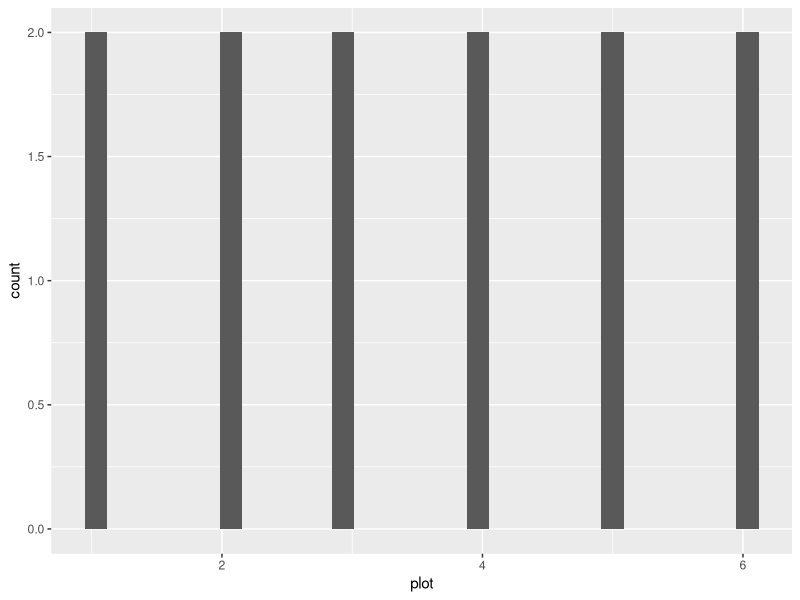
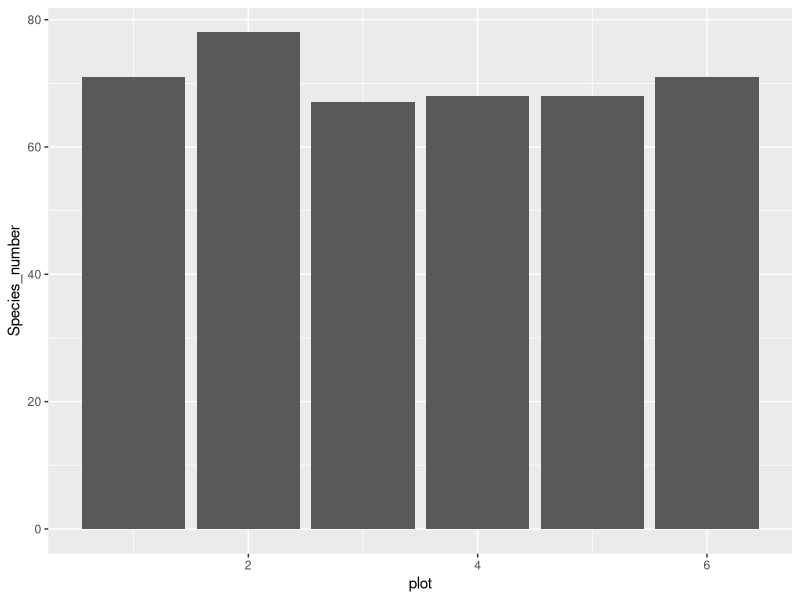
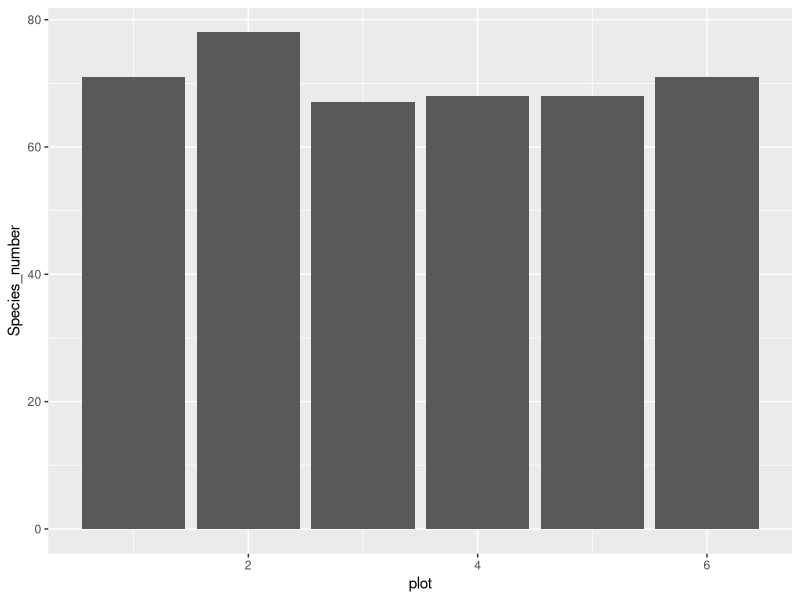
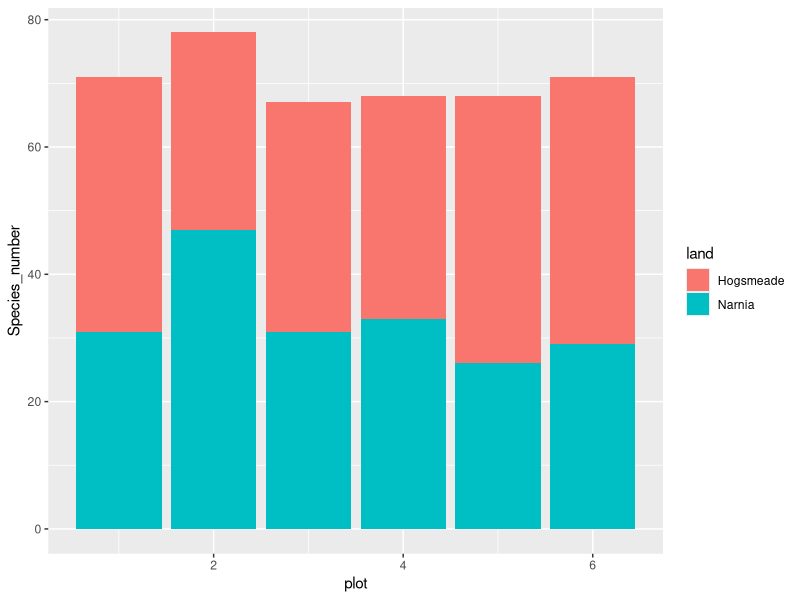
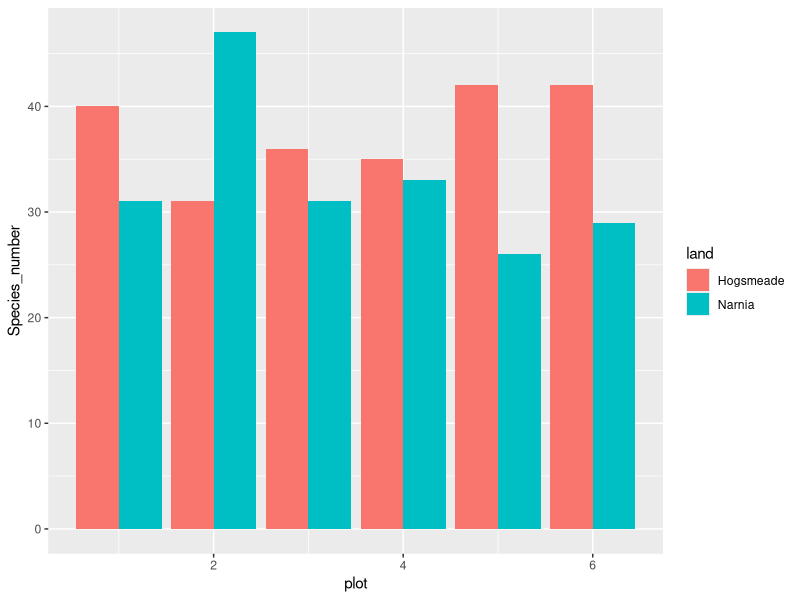
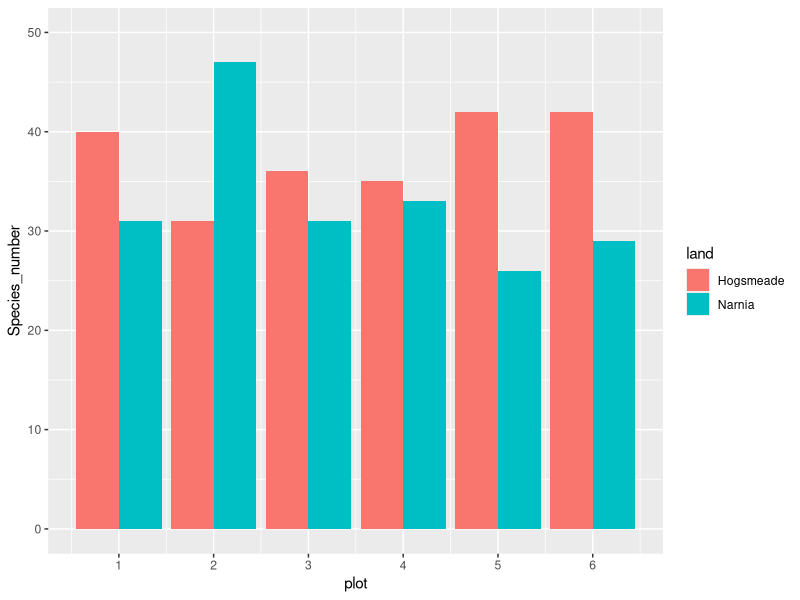
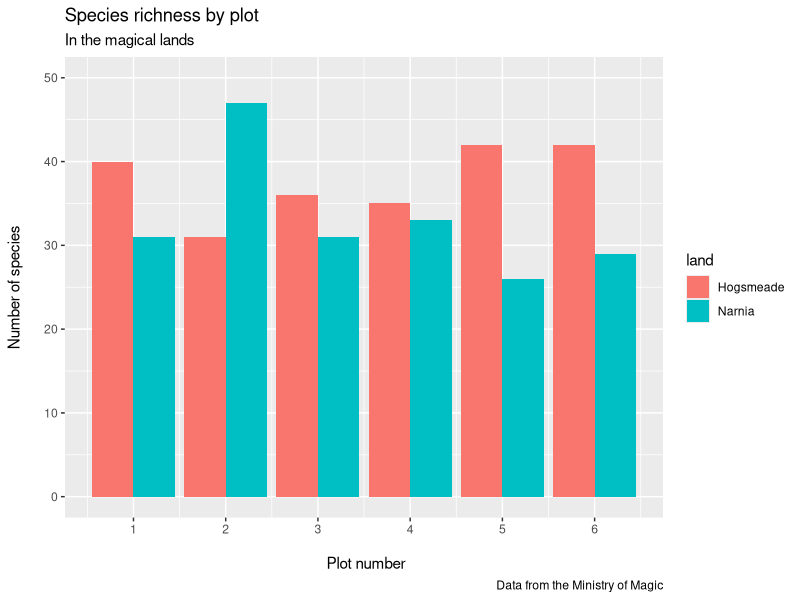
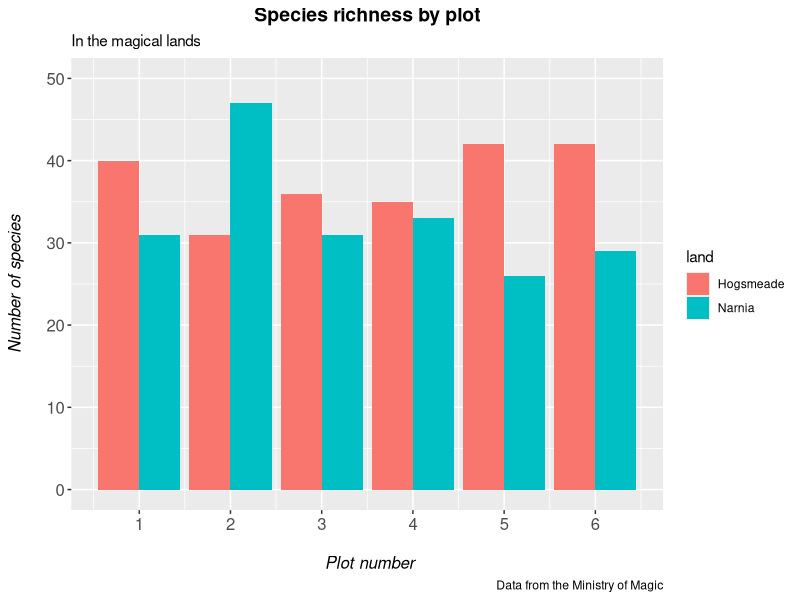

Write R code to recreate these figures, in order.
#####################################################################################################

#### Mark Farrell's trials and tribulations with Coding Club's Data Viz part 2 ######################

#### mark.farrell@csiro.au        +61 8 8303 8664         25/04/2020 ################################

#### Their webpage is here: https://ourcodingclub.github.io/tutorials/datavis/ ######################

#####################################################################################################


### Set working directory
setwd("~/DATASCHOOL/r-learning/CC_course_stream2/03_Data_vis_2/")


### Install packages as needed



### Load packages

library(dplyr)
library(ggplot2)


## Import data
magic_veg <- read.csv("magic_veg.csv")
str(magic_veg)


#### STARTING WITH HISTOGRAMS

species_counts <- magic_veg %>% 
  group_by(land, plot) %>% 
  summarise(Species_number = length(unique(species)))

(hist <- ggplot(species_counts, aes(x = plot)) +
                  geom_histogram()
  )

# well, that's pretty crappy
# This is the common way of making a histogram, when you have one observation per row and the histogram 
# tallies them for you. But you can immediately see that it doesn’t look right, because we are working 
# with summarised data. You therefore need to tell R that you already know how many species are in each plot. 
# You do that by specifying the stat argument

(hist <- ggplot(species_counts, aes(x = plot, y = Species_number)) +
    geom_histogram(stat = "identity")
)

# `geom_col` would do the same thing:
(hist_col <- ggplot(species_counts, aes(x = plot, y = Species_number)) +
    geom_col()
  )

# That looks a bit better, but it still seems to have far too many species. That’s because plots from 
# each fictitious land are being grouped together. We can separate them by introducing a colour code, 
# and make a stacked bar plot like this:

(hist_stack1 <- ggplot(species_counts, aes(x = plot, y = Species_number, fill = land)) +
    geom_histogram(stat = "identity")
)

# Still  pretty useless graph... Use `dodge` to put them where they belong

(hist_side1 <- ggplot(species_counts, aes(x = plot, y = Species_number, fill = land)) +
    geom_histogram(stat = "identity", position = "dodge")
)

# Now to make it a bit prettier
# Note how our figure only shows plot numbers 2, 4, and 6. If you want the axis to display every plot number, 
# 1 - 6, you can run the following code using breaks = c(1,2,3,4,5,6) or using breaks = 1:6. We can also specify 
# the limits of the plot axes - running the code below, you’ll be able to see that the limit of the y axis now 
# extends to the value of 50! This helps us keep all our data within the axis labels that we have, in terms of 
# the visualisation!

(hist_side2 <- ggplot(species_counts, aes(x = plot, y = Species_number, fill = land)) +
    geom_histogram(stat = "identity", position = "dodge") +
    scale_x_continuous(breaks = c(1,2,3,4,5,6)) +
    scale_y_continuous(limits = c(0, 50))
)

# Time for labels and such

(hist_side2 <- ggplot(species_counts, aes(x = plot, y = Species_number, fill = land)) +
    geom_histogram(stat = "identity", position = "dodge") +
    scale_x_continuous(breaks = c(1,2,3,4,5,6)) +
    scale_y_continuous(limits = c(0, 50)) +
    labs(title = "Species richness by plot",
         subtitle = "In the magical lands",
         caption = "Data from the Ministry of Magic",
         x = "\n Plot number",
         y = "Number of species\n")
)

# Moar control with "themes"
(hist_side2 <- ggplot(species_counts, aes(x = plot, y = Species_number, fill = land)) +
    geom_histogram(stat = "identity", position = "dodge") +
    scale_x_continuous(breaks = c(1,2,3,4,5,6)) +
    scale_y_continuous(limits = c(0, 50)) +
    labs(title = "Species richness by plot",
         subtitle = "In the magical lands",
         caption = "Data from the Ministry of Magic",
         x = "\n Plot number",
         y = "Number of species\n") +
    theme(axis.text = element_text(size = 12), 
          axis.title = element_text(size = 12, face = "italic"), 
          plot.title = element_text(size = 14, hjust = 0.5, face = "bold"))
)

# Fix the horrid default background
(hist_side2 <- ggplot(species_counts, aes(x = plot, y = Species_number, fill = land)) +
    geom_histogram(stat = "identity", position = "dodge") +
    scale_x_continuous(breaks = c(1,2,3,4,5,6)) +
    scale_y_continuous(limits = c(0, 50)) +
    labs(title = "Species richness by plot",
         subtitle = "In the magical lands",
         caption = "Data from the Ministry of Magic",
         x = "\n Plot number",
         y = "Number of species\n") +
    theme_bw() +
    theme(panel.grid = element_blank(),
          axis.text = element_text(size = 12), 
          axis.title = element_text(size = 12, face = "italic"), 
          plot.title = element_text(size = 14, hjust = 0.5, face = "bold"))
)

# Legend and colours
(hist_side2 <- ggplot(species_counts, aes(x = plot, y = Species_number, fill = land)) +
    geom_histogram(stat = "identity", position = "dodge") +
    scale_x_continuous(breaks = c(1,2,3,4,5,6)) +
    scale_y_continuous(limits = c(0, 50)) +
    scale_fill_manual(values = c("rosybrown1", "#deebf7"),     # specifying the colours
                      name = "Land of Magic") +                # specifying title of legend
    labs(title = "Species richness by plot",
         x = "\n Plot number",
         y = "Number of species\n") +
    theme_bw() +
    theme(panel.grid = element_blank(),
          axis.text = element_text(size = 12), 
          axis.title = element_text(size = 12, face = "italic"), 
          plot.title = element_text(size = 14, hjust = 0.5, face = "bold"),
          plot.margin = unit(c(0.5,0.5,0.5,0.5), units = , "cm"), 
          legend.title = element_text(face = "bold"),
          legend.position = "bottom", 
          legend.box.background = element_rect(color = "grey", size = 0.3))
)

# Better labels - note you need to match the order with how the data are actually presented
(hist_side2 <- ggplot(species_counts, aes(x = plot, y = Species_number, fill = land)) +
    geom_histogram(stat = "identity", position = "dodge") +
    scale_x_continuous(breaks = c(1,2,3,4,5,6)) +
    scale_y_continuous(limits = c(0, 50)) +
    scale_fill_manual(values = c("rosybrown1", "#deebf7"),     # specifying the colours
                      labels = c("HOGSMEADE", "NARNIA"),       # changing the site labels
                      name = "Land of Magic") +                # specifying title of legend
    labs(title = "Species richness by plot",
         x = "\n Plot number",
         y = "Number of species\n") +
    theme_bw() +
    theme(panel.grid = element_blank(),
          axis.text = element_text(size = 12), 
          axis.title = element_text(size = 12, face = "italic"), 
          plot.title = element_text(size = 14, hjust = 0.5, face = "bold"),
          plot.margin = unit(c(0.5,0.5,0.5,0.5), units = , "cm"), 
          legend.title = element_text(face = "bold"),
          legend.position = "bottom", 
          legend.box.background = element_rect(color = "grey", size = 0.3))
)

ggsave( "images/magical-sp-rich-hist.png", plot = hist_side2, width = 7, height = 5, dpi = 300)


#### COLOUR PALETTES
# A more advanced use of colour palettes is to create one linked to your factor levels. This is great when you 
# work on a project that will have multiple figures, and you want the colour-coding to be consistent across the 
# board. Linking colours specifically to factor levels ensures that if a factor is dropped from a data frame, 
# the corresponding colour will be dropped from the resulting plot, too, instead of being reassigned to the next 
# available factor level.

# Here with only two magical lands, you could easily keep track of the colours, but imagine if you had 10 different 
# lands! Let’s create a fake dataframe of values for more magical lands, and see the power of this approach.

# I suspect this will be the starting point for many a script dealing with categoricals...
# For continuous we know about `scale_colour_gradient()`...

## Make some more magical lands by forming two vectors. NB must be in order if doing this for real
land <- factor(c("Narnia", "Hogsmeade", "Westeros", "The Shire", "Mordor", "Forbidden Forest", "Oz"))
counts <- as.numeric(c(55, 48, 37, 62, 11, 39, 51))

## Grab the vectors into a dataframe
more_magic <- data.frame(land, counts)

## Check how many factors there are - we'll need as many colours as factors
length(levels(more_magic$land))
# That'll be 7!

## CREATE THE COLOUR PALETTE

magic.palette <- c("#698B69", "#5D478B", "#5C5C5C", "#CD6090", "#EEC900", "#5F9EA0", "#6CA6CD") #Defining colours
names(magic.palette) <- levels(more_magic$land) #linking factor names to colours - must be in correct order

## Draw a bar chart
(hist <- ggplot(more_magic, aes(x = land, y = counts, fill = land)) +
    geom_histogram(stat = "identity", position = "dodge") + 
    scale_y_continuous(limits = c(0, 65)) +
    scale_fill_manual(values = magic.palette,                        # using our palette here
                      name = "Land of Magic") +                      # Title of legend
    labs(title = "Species richness in magical lands", 
         x = "", y = "Number of species \n") + 
    theme_bw() +
    theme(panel.grid = element_blank(), 
          axis.text = element_text(size = 12), 
          axis.text.x = element_text(angle = 45, hjust = 1), 
          axis.title = element_text(size = 12), 
          plot.title = element_text(size = 14, hjust = 0.5, face = "bold"), 
          plot.margin = unit(c(0.5,0.5,0.5,0.5), units = , "cm"), 
          legend.title = element_text(face = "bold"),
          legend.position = "bottom", 
          legend.box.background = element_rect(color = "grey", size = 0.3)))

## Drop some factors using %in% (neat trick!!) to show consistency of colours
(hist <- ggplot(filter(more_magic, land %in% c("Hogsmeade", "Oz", "The Shire")), 
                aes(x = land, y = counts, fill = land)) +
    geom_histogram(stat = "identity", position = "dodge") + 
    scale_y_continuous(limits = c(0, 65)) +
    scale_fill_manual(values = magic.palette,  # using our palette ensures that colours with no corresponding factors are dropped
                      name = "Land of Magic") +                
    labs(title = "Species richness in magical lands", 
         x = "", y = "Number of species \n") + 
    theme_bw() +
    theme(panel.grid = element_blank(), 
          axis.text = element_text(size = 12), 
          axis.text.x = element_text(angle = 45, hjust = 1), 
          axis.title = element_text(size = 12), 
          plot.title = element_text(size = 14, hjust = 0.5, face = "bold"), 
          plot.margin = unit(c(0.5,0.5,0.5,0.5), units = , "cm"), 
          legend.title = element_text(face = "bold"),
          legend.position = "bottom", 
          legend.box.background = element_rect(color = "grey", size = 0.3)))
